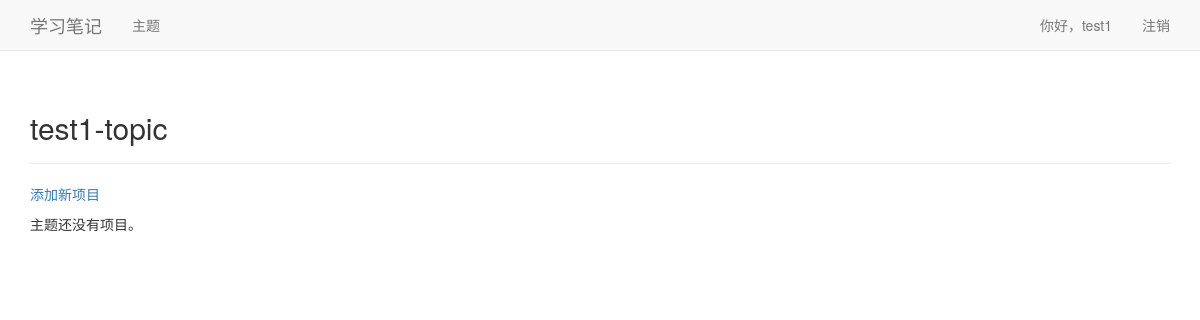
The app's page /topics/5/ (signed in), older data.
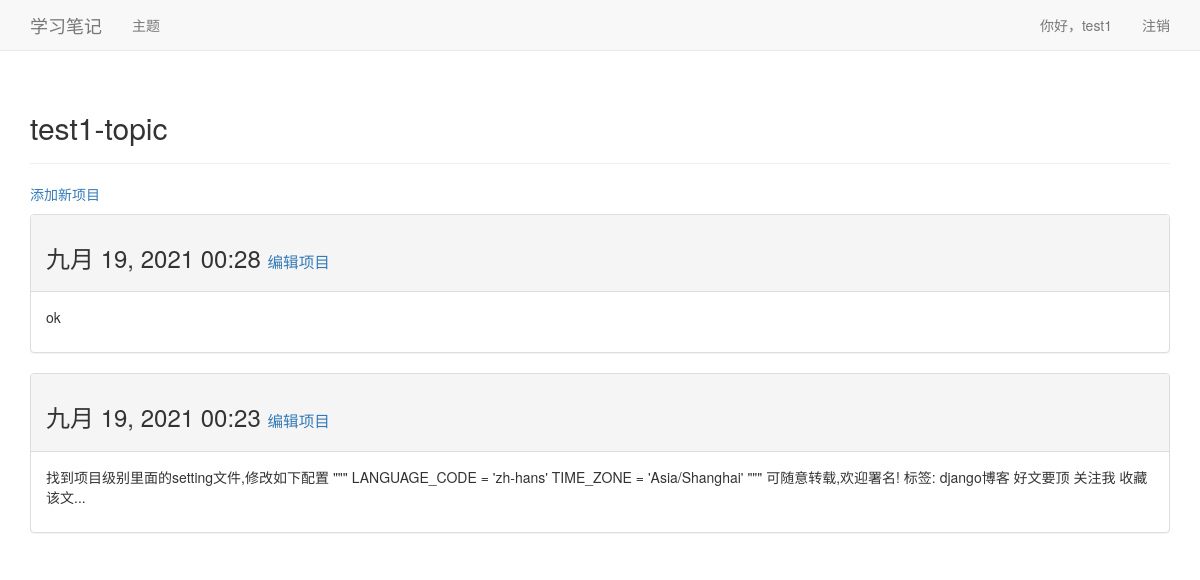
The same page, newer data.
### learning_logs/models.py (models this page shows, shortened)
class Topic(models.Model):
  text = models.CharField(max_length=200)
  data_added = models.DateTimeField(auto_now_add=True)
  owner = models.ForeignKey(User, on_delete=models.CASCADE)
  def __str__(self):
    return self.text

class Entry(models.Model):
  topic = models.ForeignKey(Topic, on_delete=models.CASCADE)
  text = models.TextField()
  data_added = models.DateTimeField(auto_now_add=True)
  class Meta:
    verbose_name_plural = 'entries'

### learning_logs/views.py (the view)
# urls.py: path('topics/<topic_id>/', views.topic, name='topic'),
@login_required
def topic(request, topic_id):
  topic = Topic.objects.get(id=topic_id)
  check_topic_owner(request, topic)
  entries = topic.entry_set.order_by('-data_added')
  context = {'topic': topic, 'entries': entries}
  return render(request, 'learning_logs/topic.html', context)

### learning_logs/views.py (called while the page is built)
def check_topic_owner(request, topic):
  if topic.owner != request.user:
    raise Http404

### learning_logs/templates/learning_logs/topic.html
{% extends 'learning_logs/base.html' %}
{% block header %}
<h2>{{ topic }}</h2>
{% endblock header %}
{% block content %}
<p>
  <a href="{% url 'new_entry' topic.id %}">添加新项目</a>
</p>
{% for entry in entries %}
<div class="panel panel-default">
  <div class="panel-heading">
    <h3>
      {{ entry.data_added|date:'M d, Y H:i' }}
      <small>
        <a href="{% url 'edit_entry' entry.id %}">编辑项目</a>
      </small>
    </h3>
  </div>
  <div class="panel-body">
    {{ entry.text|linebreaks }}
  </div>
</div>
{% empty %}
主题还没有项目。
{% endfor %}
{% endblock content %}

### learning_logs/templates/learning_logs/base.html (shortened to what this page needs)
{% load bootstrap3 %}
<!DOCTYPE html>
<html lang="zh-cmn-Hans">
<head>
  {% bootstrap_css %}
</head>
<body>
  <nav class="navbar navbar-default navbar-static-top">
    <div class="container">
      <div class="navbar-header">
        <a class="navbar-brand" href="{% url 'index' %}">学习笔记</a>
      </div>
      <div id="navbar" class="navbar-collapse collapse">
        <ul class="nav navbar-nav">
          <li><a href="{% url 'topics' %}">主题</a></li>
        </ul>
        <ul class="nav navbar-nav navbar-right">
          {% if user.is_authenticated %}
            <li><a>你好，{{ user.username }}</a></li>
            <li><a href="{% url 'logout' %}">注销</a></li>
          {% else %}
            <li><a href="{% url 'register' %}">注册</a></li>
            <li><a href="{% url 'login' %}">登录</a></li>
          {% endif %}
        </ul>
      </div>
    </div>
  </nav>
  <div class="container">
    <div class="page-header">
      {% block header %}{% endblock header %}
    </div>
    <div>
      {% block content %}{% endblock content %}
    </div>
  </div>
</body>
</html>

Row changes from the older to the newer data that the page shows:
added Entry: data_added "九月 19, 2021 00:28", text "ok"
added Entry: data_added "九月 19, 2021 00:23", text "找到项目级别里面的setting文件,修改如下配置 \"\"\" LANGUAGE_CODE = 'zh-hans' TIME_ZONE = 'Asia/Shanghai' \"\"\" 可随意转载,欢迎署名! 标签: django博客 好文要顶 关注我 收藏该文..."
Text that changed along with them:
text no longer shown: "主题还没有项目。"
